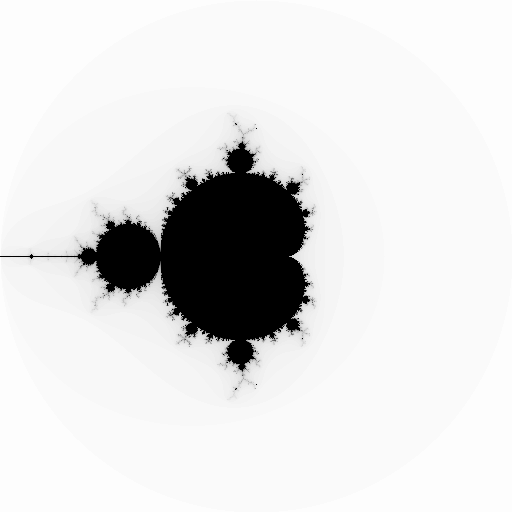

This chart was generated by the following Python code:
from PIL import Image, ImageDraw

#Image Size
width = 512
height = 512
image = Image.new('RGB', (width,height), (255,255,255))
draw = ImageDraw.Draw(image)
#pixels = image.load()

#Drawing Area
lx = -2.0
ux = 2.0
ly = -2.0
uy = 2.0

maxiter = 100

for x in range(width):
	for y in range(height):
		
		#Mapping x1 from range [a,b] to x2 in range [c,d]: x2 = (x1-a)*((d-c)/(b-a)) + c 
		a = (x-0)*((ux-lx)/(width-0)) + lx
		b = (y-0)*((uy-ly)/(height-0)) + ly

		c = complex(a,b) #c = a+ib
		z = 0
		iter = 0

		while abs(z)<=2 and iter<maxiter:
			z = z*z + c
			iter+=1

		color = 255 - int(iter * 255 / maxiter)
		draw.point([x, y], (color,color,color))
		#pixels[x,y] = (color,color,color)

image.save("mandelbrot.png", "PNG")
